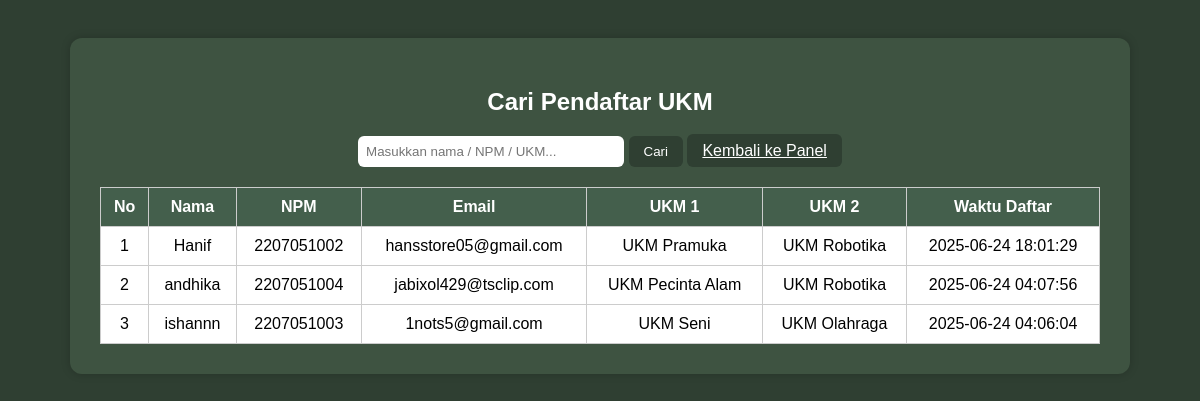
Screenshot of /ukm/search.php (signed in) with the database file from the repository.
### tables this page shows
CREATE TABLE `pendaftar` (
  `id` int(11) NOT NULL,
  `nama` varchar(100) NOT NULL,
  `npm` varchar(15) NOT NULL,
  `email` varchar(100) NOT NULL,
  `ukm1` varchar(50) NOT NULL,
  `ukm2` varchar(50) DEFAULT NULL,
  `waktu_daftar` timestamp NOT NULL DEFAULT current_timestamp()
);

### ukm/search.php (the view, shortened to what this page needs)
<?php
include 'config/db.php';
$keyword = $_GET['keyword'] ?? "";
$sql = "SELECT * FROM pendaftar WHERE
          nama LIKE ? OR
          npm LIKE ? OR
          ukm1 LIKE ? OR
          ukm2 LIKE ?
        ORDER BY waktu_daftar DESC";
$stmt = $conn->prepare($sql);
$param = "%$keyword%";
$stmt->bind_param("ssss", $param, $param, $param, $param);
$stmt->execute();
$result = $stmt->get_result();
?>
<!DOCTYPE html>
<html>
<head>
</head>
<body>
  <div class="box">
    <h2>Cari Pendaftar UKM</h2>
    <form method="GET">
      <input type="text" name="keyword" placeholder="Masukkan nama / NPM / UKM..." value="<?= htmlspecialchars($keyword) ?>">
      <input type="submit" class="btn" value="Cari">
      <a href="admin_panel.php" class="btn">Kembali ke Panel</a>
    </form>
    <?php if ($result->num_rows > 0): ?>
      <table>
        <tr>
          <th>No</th>
          <th>Nama</th>
          <th>NPM</th>
          <th>Email</th>
          <th>UKM 1</th>
          <th>UKM 2</th>
          <th>Waktu Daftar</th>
        </tr>
        <?php $no = 1;
        while ($row = $result->fetch_assoc()): ?>
          <tr>
            <td><?= $no++ ?></td>
            <td><?= $row['nama'] ?></td>
            <td><?= $row['npm'] ?></td>
            <td><?= $row['email'] ?></td>
            <td><?= $row['ukm1'] ?></td>
            <td><?= $row['ukm2'] ?></td>
            <td><?= $row['waktu_daftar'] ?></td>
          </tr>
        <?php endwhile; ?>
      </table>
    <?php else: ?>
      <p>Tidak ada data yang cocok.</p>
    <?php endif; ?>
  </div>
</body>
</html>

### ukm/search.php (style rules this page uses)
body { background-color: #2f3f32; color: white; font-family: Arial, sans-serif; text-align: center; padding: 30px; }
.box { background-color: #3e5341; padding: 30px; border-radius: 12px; box-shadow: 0 0 10px rgba(0,0,0,0.2); display: inline-block; width: 95%; max-width: 1000px; }
table { width: 100%; border-collapse: collapse; margin-top: 20px; background: white; color: black; }
th, td { padding: 10px; border: 1px solid #ccc; text-align: center; }
th { background-color: #445f4c; color: white; }
input[type="text"] { padding: 8px; width: 250px; border-radius: 6px; border: none; }
.btn { background-color: #2f3f32; color: white; padding: 8px 15px; border: none; border-radius: 6px; cursor: pointer; }
a { color: #add8e6; }

### rows the page displays
pendaftar: nama "Hanif", npm "2207051002", email "hansstore05@gmail.com", ukm1 "UKM Pramuka", ukm2 "UKM Robotika", waktu_daftar "2025-06-24 18:01:29"
pendaftar: nama "andhika", npm "2207051004", email "jabixol429@tsclip.com", ukm1 "UKM Pecinta Alam", ukm2 "UKM Robotika", waktu_daftar "2025-06-24 04:07:56"
pendaftar: nama "ishannn", npm "2207051003", email "1nots5@gmail.com", ukm1 "UKM Seni", ukm2 "UKM Olahraga", waktu_daftar "2025-06-24 04:06:04"
